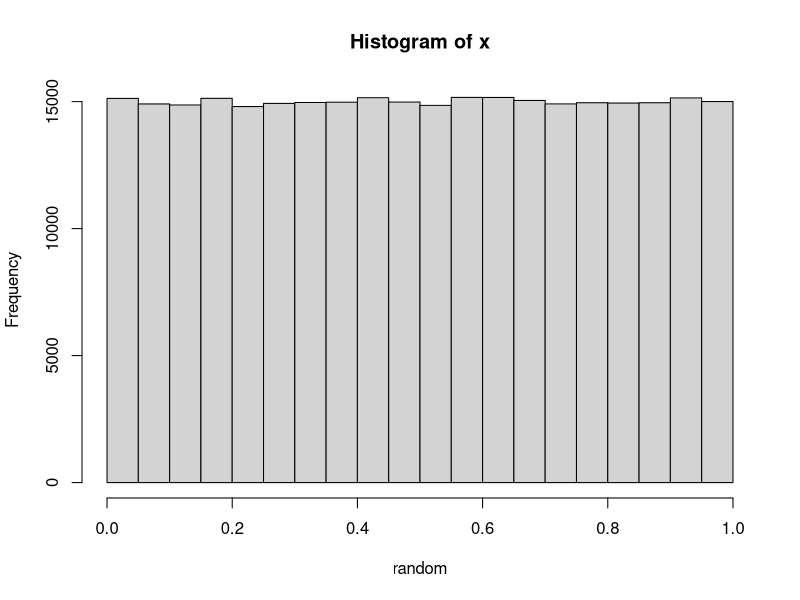
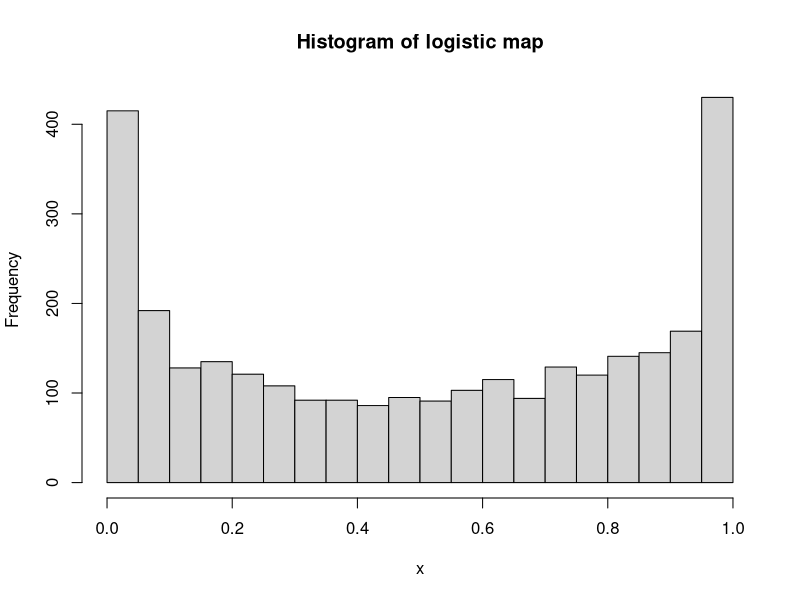

R code for these plots, in order:
#Brendan Hendricks
#3/28/23
#hw7 Ex 3.4

#First Histogram (even distribution)
x = runif(300000,min=0,max=1)
#print (x)
hist(x,breaks = 20,xlab="random")

par(ask=TRUE)
#Second Histogram(uneven distribution)
r = 4
y = .2
for(i in 1:3000)
y[i+1] = r*y[i]*(1-y[i])
#print (x)
hist(y,breaks=20, main = "Histogram of logistic map", xlab="x")

# I do not think using the chaotic logistic map as a psuedo random number generator
# works. If we examine our logistic histogram, we see the distribution of numbers between
# 0 and 1 are very high towards 0 and 1 (at the ends) but low in the middle, so it does
# not effectively randomly distribute the numbers.
